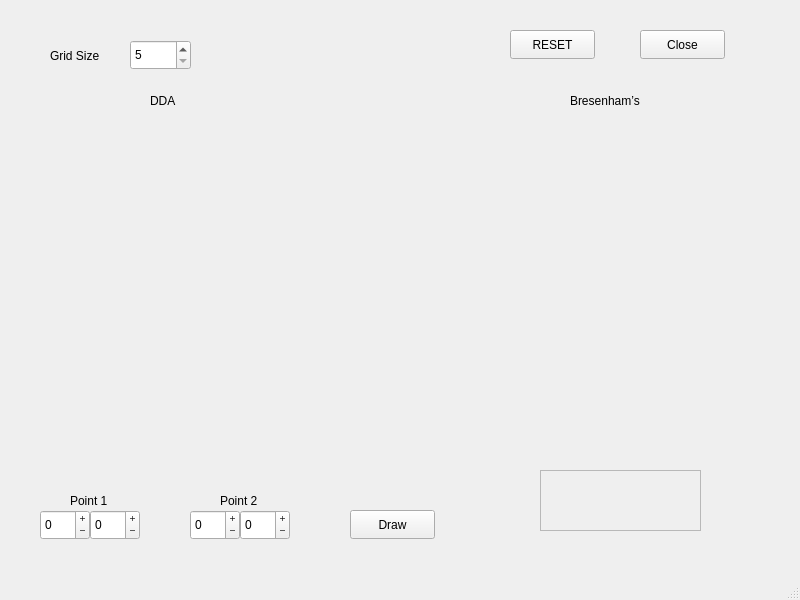
<?xml version="1.0" encoding="UTF-8"?>
<ui version="4.0">
 <class>MainWindow</class>
 <widget class="QMainWindow" name="MainWindow">
  <property name="geometry">
   <rect>
    <x>0</x>
    <y>0</y>
    <width>800</width>
    <height>600</height>
   </rect>
  </property>
  <property name="windowTitle">
   <string>MainWindow</string>
  </property>
  <widget class="QWidget" name="centralwidget">
   <widget class="QPushButton" name="closeButton">
    <property name="geometry">
     <rect>
      <x>640</x>
      <y>30</y>
      <width>85</width>
      <height>29</height>
     </rect>
    </property>
    <property name="text">
     <string>Close</string>
    </property>
   </widget>
   <widget class="DDAWidget" name="widget" native="true">
    <property name="geometry">
     <rect>
      <x>20</x>
      <y>120</y>
      <width>339</width>
      <height>339</height>
     </rect>
    </property>
    <property name="mouseTracking">
     <bool>true</bool>
    </property>
   </widget>
   <widget class="BresenhamWidget" name="widget_2" native="true">
    <property name="geometry">
     <rect>
      <x>430</x>
      <y>120</y>
      <width>339</width>
      <height>339</height>
     </rect>
    </property>
    <property name="mouseTracking">
     <bool>false</bool>
    </property>
   </widget>
   <widget class="QPushButton" name="draw_button">
    <property name="geometry">
     <rect>
      <x>350</x>
      <y>510</y>
      <width>85</width>
      <height>29</height>
     </rect>
    </property>
    <property name="text">
     <string>Draw</string>
    </property>
   </widget>
   <widget class="QLabel" name="label">
    <property name="geometry">
     <rect>
      <x>70</x>
      <y>490</y>
      <width>51</width>
      <height>21</height>
     </rect>
    </property>
    <property name="text">
     <string>Point 1</string>
    </property>
   </widget>
   <widget class="QLabel" name="label_2">
    <property name="geometry">
     <rect>
      <x>220</x>
      <y>490</y>
      <width>51</width>
      <height>21</height>
     </rect>
    </property>
    <property name="text">
     <string>Point 2</string>
    </property>
   </widget>
   <widget class="QLabel" name="label_3">
    <property name="geometry">
     <rect>
      <x>150</x>
      <y>90</y>
      <width>31</width>
      <height>21</height>
     </rect>
    </property>
    <property name="text">
     <string>DDA</string>
    </property>
   </widget>
   <widget class="QLabel" name="label_4">
    <property name="geometry">
     <rect>
      <x>570</x>
      <y>90</y>
      <width>91</width>
      <height>21</height>
     </rect>
    </property>
    <property name="text">
     <string>Bresenham’s</string>
    </property>
   </widget>
   <widget class="QSpinBox" name="x_1">
    <property name="geometry">
     <rect>
      <x>40</x>
      <y>510</y>
      <width>50</width>
      <height>30</height>
     </rect>
    </property>
    <property name="buttonSymbols">
     <enum>QAbstractSpinBox::PlusMinus</enum>
    </property>
    <property name="minimum">
     <number>-5</number>
    </property>
    <property name="maximum">
     <number>5</number>
    </property>
    <property name="stepType">
     <enum>QAbstractSpinBox::DefaultStepType</enum>
    </property>
   </widget>
   <widget class="QSpinBox" name="y_1">
    <property name="geometry">
     <rect>
      <x>90</x>
      <y>510</y>
      <width>50</width>
      <height>30</height>
     </rect>
    </property>
    <property name="buttonSymbols">
     <enum>QAbstractSpinBox::PlusMinus</enum>
    </property>
    <property name="minimum">
     <number>-5</number>
    </property>
    <property name="maximum">
     <number>5</number>
    </property>
    <property name="stepType">
     <enum>QAbstractSpinBox::DefaultStepType</enum>
    </property>
   </widget>
   <widget class="QSpinBox" name="x_2">
    <property name="geometry">
     <rect>
      <x>190</x>
      <y>510</y>
      <width>50</width>
      <height>30</height>
     </rect>
    </property>
    <property name="buttonSymbols">
     <enum>QAbstractSpinBox::PlusMinus</enum>
    </property>
    <property name="minimum">
     <number>-5</number>
    </property>
    <property name="maximum">
     <number>5</number>
    </property>
    <property name="stepType">
     <enum>QAbstractSpinBox::DefaultStepType</enum>
    </property>
   </widget>
   <widget class="QSpinBox" name="y_2">
    <property name="geometry">
     <rect>
      <x>240</x>
      <y>510</y>
      <width>50</width>
      <height>30</height>
     </rect>
    </property>
    <property name="buttonSymbols">
     <enum>QAbstractSpinBox::PlusMinus</enum>
    </property>
    <property name="minimum">
     <number>-5</number>
    </property>
    <property name="maximum">
     <number>5</number>
    </property>
    <property name="stepType">
     <enum>QAbstractSpinBox::DefaultStepType</enum>
    </property>
   </widget>
   <widget class="QPlainTextEdit" name="remarks">
    <property name="enabled">
     <bool>false</bool>
    </property>
    <property name="geometry">
     <rect>
      <x>540</x>
      <y>470</y>
      <width>161</width>
      <height>61</height>
     </rect>
    </property>
   </widget>
   <widget class="QSpinBox" name="gridWidth">
    <property name="geometry">
     <rect>
      <x>130</x>
      <y>40</y>
      <width>61</width>
      <height>30</height>
     </rect>
    </property>
    <property name="minimum">
     <number>5</number>
    </property>
    <property name="maximum">
     <number>30</number>
    </property>
   </widget>
   <widget class="QLabel" name="label_5">
    <property name="geometry">
     <rect>
      <x>50</x>
      <y>40</y>
      <width>71</width>
      <height>31</height>
     </rect>
    </property>
    <property name="text">
     <string>Grid Size</string>
    </property>
   </widget>
   <widget class="QPushButton" name="resetButton">
    <property name="geometry">
     <rect>
      <x>510</x>
      <y>30</y>
      <width>85</width>
      <height>29</height>
     </rect>
    </property>
    <property name="text">
     <string>RESET</string>
    </property>
   </widget>
  </widget>
  <widget class="QMenuBar" name="menubar">
   <property name="geometry">
    <rect>
     <x>0</x>
     <y>0</y>
     <width>800</width>
     <height>26</height>
    </rect>
   </property>
  </widget>
  <widget class="QStatusBar" name="statusbar"/>
 </widget>
 <customwidgets>
  <customwidget>
   <class>DDAWidget</class>
   <extends>QWidget</extends>
   <header>ddawidget.h</header>
   <container>1</container>
  </customwidget>
  <customwidget>
   <class>BresenhamWidget</class>
   <extends>QWidget</extends>
   <header>bresenhamwidget.h</header>
   <container>1</container>
  </customwidget>
 </customwidgets>
 <resources/>
 <connections/>
</ui>
